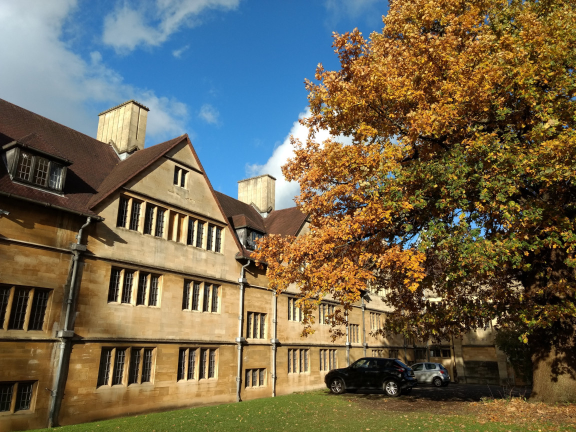
#> input picture outdoors01.jpg, 1152 x 864 px (shown at 1/2 size)
$ python Trab2_Antonio_Entringer.py
#> lines starting #> are read from the running program, lines starting #| are printed output that depends on the picture
# TRABALHO 2 DE VISÃO COMPUTACIONAL
# Nome: Tonim

# Importa as bibliotecas necessárias
# Acrescente qualquer outra que quiser
import numpy as np
import matplotlib.pyplot as plt
import math
import cv2 as cv


########################################################################################################################
# Função para normalizar pontos
# Entrada: points (pontos da imagem a serem normalizados)
# Saída: norm_points (pontos normalizados)
#        T (matriz de normalização)
def normalize_points(points):
    # Calculate centroid
    points = points.reshape(-1, 2)

    centroid = np.mean(points, axis=0) # Change axis to 0

    # Calculate the average distance of the points having the centroid as origin
    avg_distance = np.mean(np.linalg.norm(points - centroid, axis=1))

    # Define the scale to have the average distance as sqrt(2)
    scale = np.sqrt(2) / avg_distance

    # Define the translation to have the centroid as origin
    T = np.eye(3)
    T[0, 0] = scale
    T[1, 1] = scale
    T[0, 2] = -scale * centroid[0]
    T[1, 2] = -scale * centroid[1]

    points_hom = np.concatenate([points, np.ones((points.shape[0], 1))], axis=1)

    norm_pts = T @ points_hom.T

    return T, norm_pts

# Função para montar a matriz A do sistema de equações do DLT
# Entrada: pts1, pts2 (pontos "pts1" da primeira imagem e pontos "pts2" da segunda imagem que atendem a pts2=H.pts1)
# Saída: A (matriz com as duas ou três linhas resultantes da relação pts2 x H.pts1 = 0)
def compute_A(pts1, pts2):

    npoints = pts1.shape[1] #number of columns

    if pts2.shape[1] != npoints:
        raise ValueError("Number of points don't match.")


    # Essential Metrix Estimation
    # A_nx9.Es_9x1 = 0
    # Initialize matrix A

    A = np.zeros((npoints,9))

    # Stack the equation for each pair of matchings
    for i in range (npoints):

        # Create each line of matrix A
        # A[i] = [ptsl[0,i]*ptsr[0,i], ptsl[0,i]*ptsr[1,i], ptsl[0,i]*ptsr[2,i],
        #         ptsl[1,i]*ptsr[0,i], ptsl[1,i]*ptsr[1,i], ptsl[1,i]*ptsr[2,i],
        #         ptsl[2,i]*ptsr[0,i], ptsl[2,i]*ptsr[1,i], ptsl[2,i]*ptsr[2,i] ]
        # You can use Kronecker produt -> np.kron(a,b)

        A[i] = np.kron(pts1[:,i],pts2[:,i])


    return A

# Função do DLT Normalizado
# Entrada: pts1, pts2 (pontos "pts1" da primeira imagem e pontos "pts2" da segunda imagem que atendem a pts2=H.pts1)
# Saída: H (matriz de homografia estimada)
def compute_normalized_dlt(pts1, pts2):

  # Add homogeneous coordinates
  pts1 = np.hstack((pts1,np.ones((pts1.shape[0],1)))).T
  pts2 = np.hstack((pts2,np.ones((pts2.shape[0],1)))).T


  # Compute matrix A
  A = np.zeros((3*pts1.shape[1],9))

  for i in range(pts1.shape[1]):
      # Changed pts1[:, i] to pts1[:3, i] to select only the first 3 elements
      A[3*i, 3:6] = -pts2[2,i]*pts1[:3, i]
      A[3*i, 6:9] = pts2[1,i]*pts1[:3,i]

      A[3*i+1, 0:3] = -pts2[2,i]*pts1[:3,i]
      A[3*i+1, 6:9] = pts2[0,i]*pts1[:3,i]

      A[3*i+2, 0:3] = -pts2[1,i]*pts1[:3,i]
      A[3*i+2, 3:6] = pts2[0,i]*pts1[:3, i]
  # Perform SVD(A) = U.S.Vt to estimate the homography

  U, S, Vt = np.linalg.svd(A)

  H_matrix = Vt[-1,:].reshape(3,3)

  return H_matrix

def my_homography(pts1,pts2):

    # Normalize points
    T1, norm_pts1 = normalize_points(pts1)
    T2, norm_pts2 = normalize_points(pts2)

    # Perform DLT and obtain normalized matrix
    H = compute_normalized_dlt(norm_pts1.T, norm_pts2.T)

    # Denormalize the homography matrix
    H = np.dot(np.dot(np.linalg.inv(T2), H), T1)

    return H

# Função do RANSAC
# Entradas:
# pts1: pontos da primeira imagem
# pts2: pontos da segunda imagem
# dis_threshold: limiar de distância a ser usado no RANSAC
# N: número máximo de iterações (pode ser definido dentro da função e deve ser atualizado
#    dinamicamente de acordo com o número de inliers/outliers)
# Ninl: limiar de inliers desejado (pode ser ignorado ou não - fica como decisão de vocês)
# Saídas:
# H: homografia estimada
# pts1_in, pts2_in: conjunto de inliers dos pontos da primeira e segunda imagens


def RANSAC(pts1, pts2, dis_threshold, N, Ninl):

    max_inliers = 0
    best_H = None
    best_inliers = []
    n_points = pts1.shape[0]

    # Garantir que pts1 e pts2 tenham a forma correta para concatenação
    pts1 = pts1.reshape(-1, 2)  # Garantir que os pontos estejam no formato correto
    pts2 = pts2.reshape(-1, 2)  # Garantir que os pontos estejam no formato correto

    # Transformar os pontos para coordenadas homogêneas (adicionando a coluna de 1s)
    pts1_hom = np.hstack((pts1, np.ones((pts1.shape[0], 1))))  # Coordenadas homogêneas

    # Processo Iterativo
    for _ in range(N):
        # Sorteio aleatório de 4 amostras
        sample_indices = np.random.choice(n_points, 4, replace=False)
        sample_pts1 = pts1[sample_indices]
        sample_pts2 = pts2[sample_indices]

        H = my_homography(sample_pts1, sample_pts2)

        projected_pts = (H @ pts1_hom.T).T # Testar os pontos restantes com a homografia estimada
        projected_pts /= projected_pts[:, 2].reshape(-1, 1)  # Normalizar para coordenadas 2D

        distances = np.linalg.norm(projected_pts[:, :2] - pts2, axis=1)
        inliers = distances < dis_threshold
        num_inliers = np.sum(inliers)

        if num_inliers > max_inliers:  # Atualiza se o número de inliers for maior que o máximo encontrado até agora
            max_inliers = num_inliers
            best_H = H
            best_inliers = inliers

            if Ninl and num_inliers >= Ninl:
                break

    # Estima a homografia final usando todos os inliers
    pts1_in = pts1[best_inliers]
    pts2_in = pts2[best_inliers]
    final_H = my_homography(pts1_in, pts2_in)

    return final_H, pts1_in, pts2_in

def load_images(case_number):
#> called with case_number = 3
    if case_number == 1:
        img1 = cv.imread('270_left.jpg', 0)
        img2 = cv.imread('270_right.jpg', 0)
        N, dis_threshold, Ninl = 300, 90, 500
        print('Par de imagem 1 carregado')
    elif case_number == 2:
        img1 = cv.imread('San_Francisco_2349.jpg', 0)
        img2 = cv.imread('San_Francisco_2348.jpg', 0)
        N, dis_threshold, Ninl = 100, 50, 500
        print('Par de imagem 2 carregado')
    elif case_number == 3:
        img1 = cv.imread('outdoors01.jpg', 0)
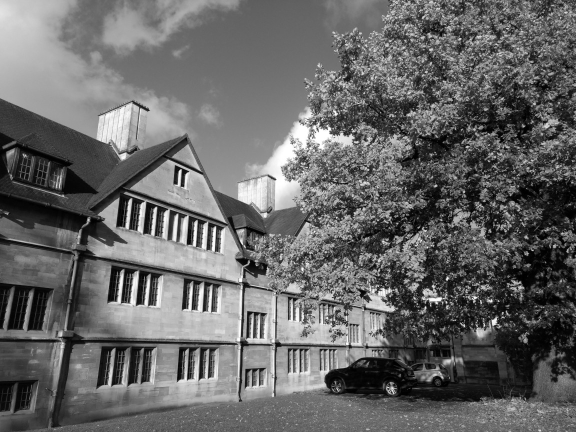
#> img1: shape (864, 1152) (shown at 1/2 size); min 0, max 255, mean 102.8
        img2 = cv.imread('outdoors02.jpg', 0)
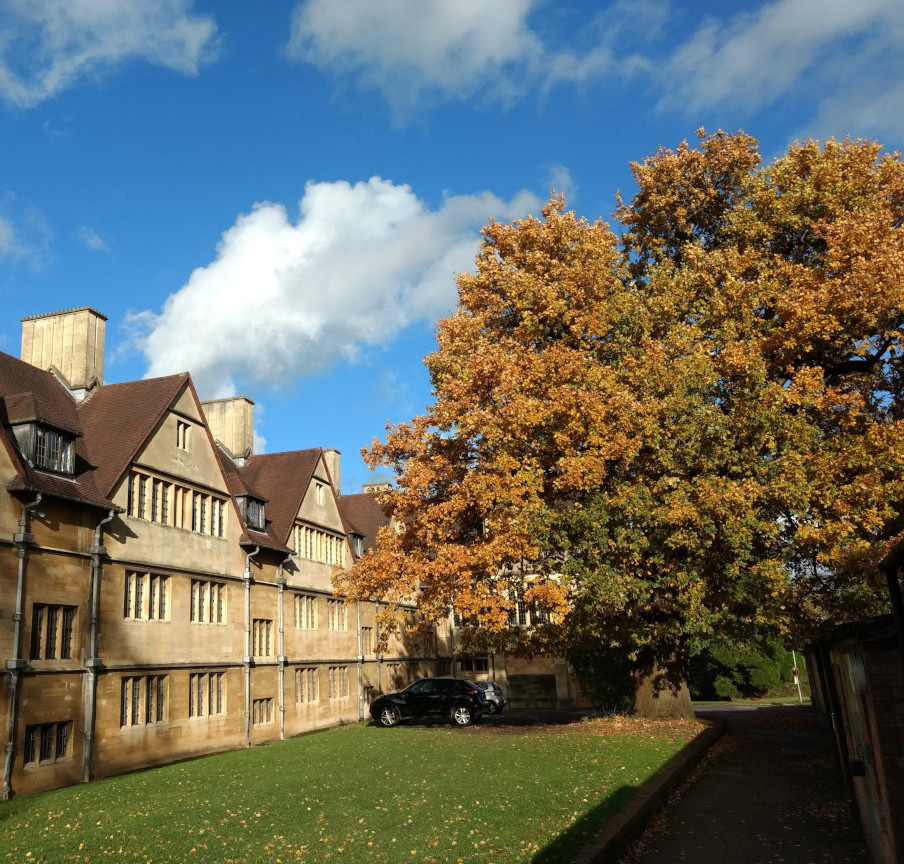
#> input picture outdoors02.jpg, 904 x 864 px
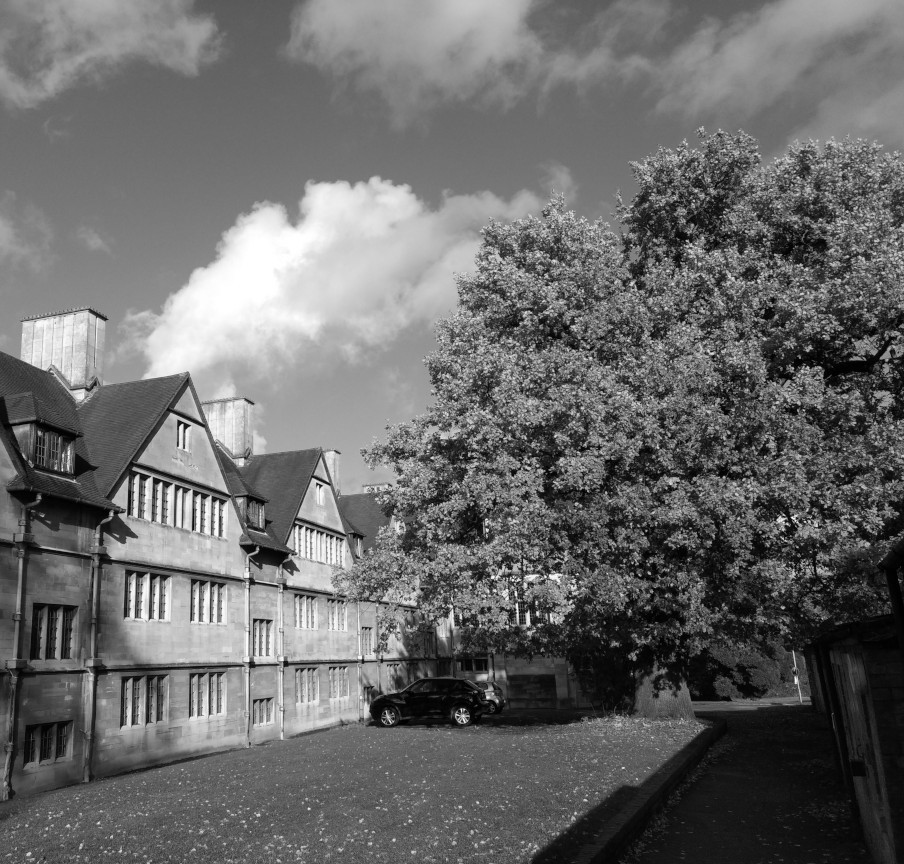
#> img2: shape (864, 904); min 0, max 255, mean 106.1
        N, dis_threshold, Ninl = 1000, 100, 700
        print('Par de imagem 3 carregado')
    elif case_number == 4:
        img1 = cv.imread('comicsStarWars02.jpg', 0)
        img2 = cv.imread('comicsStarWars01.jpg', 0)
        N, dis_threshold, Ninl = 100, 50, 500
        print('Par de imagem 4 carregado')
    elif case_number == 5:
        img1 = cv.imread('colorLeft.png', 0)
        img2 = cv.imread('colorRight.png', 0)
        N, dis_threshold, Ninl = 100, 50, 500
        print('Par de imagem 5 carregado')
    elif case_number == 6:
        img1 = cv.imread('monitor1.jpeg', 0)
        img2 = cv.imread('monitor2.jpeg', 0)
        N, dis_threshold, Ninl = 1000, 50, 700
        print('Par de imagem 6 carregado')
    elif case_number == 7:
        img1 = cv.imread('labvisio1.jpeg', 0)
        img2 = cv.imread('labvisio4.jpeg', 0)
        N, dis_threshold, Ninl = 100, 50, 500
        print('Par de imagem 7 carregado')
    elif case_number == 8:
        img1 = cv.imread('labvisio2.jpeg', 0)
        img2 = cv.imread('labvisio4.jpeg', 0)
        N, dis_threshold, Ninl = 100, 50, 500
        print('Par de imagem 8 carregado')
    elif case_number == 9:
        img1 = cv.imread('labvisio3.jpeg', 0)
        img2 = cv.imread('labvisio4.jpeg', 0)
        N, dis_threshold, Ninl = 100, 50, 500
        print('Par de imagem 9 carregado')
    elif case_number == 10:
        img1 = cv.imread('img_left.jpg', 0)
        img2 = cv.imread('img_right.jpg', 0)
        N, dis_threshold, Ninl = 100, 50, 500
        print('Par de imagem 10 carregado')
    elif case_number == 11:
        img1 = cv.imread('001.jpg', 0)
        img2 = cv.imread('002.jpg', 0)
        N, dis_threshold, Ninl = 100, 50, 500
        print('Par de imagem 11 carregado')
    else:
        raise ValueError("Número inválido! Escolha um número entre 1 e 11.")

    return img1, img2, dis_threshold, N, Ninl

########################################################################################################################
# Exemplo de Teste da função de homografia usando o SIFT

MIN_MATCH_COUNT = 10
#Parte do codigo para visualizar caso a caso, abaixo eu fiz um loop para percorrer todas as imagens
'''case = 3
img1, img2 = load_images(case)

sift = cv.SIFT_create()

kp1, des1 = sift.detectAndCompute(img1, None)
kp2, des2 = sift.detectAndCompute(img2, None)


# FLANN
FLANN_INDEX_KDTREE = 1
index_params = dict(algorithm=FLANN_INDEX_KDTREE, trees=5)
search_params = dict(checks=50)
flann = cv.FlannBasedMatcher(index_params, search_params)
matches = flann.knnMatch(des1, des2, k=2)

good = []
for m, n in matches:
    if m.distance < 0.75 * n.distance:
        good.append(m)

if len(good) > MIN_MATCH_COUNT:
    src_pts = np.float32([ kp1[m.queryIdx].pt for m in good ]).reshape(-1, 1, 2)
    dst_pts = np.float32([ kp2[m.trainIdx].pt for m in good ]).reshape(-1, 1, 2)

    #################################################
    M, inliers_src, inliers_dst = RANSAC(src_pts, dst_pts, dis_threshold=50, N=100, Ninl=500)
    #################################################

    img4 = cv.warpPerspective(img1, M, (img2.shape[1], img2.shape[0]))

else:
    print("Not enough matches are found - {}/{}".format(len(good), MIN_MATCH_COUNT))
    matchesMask = None

draw_params = dict(matchColor = (0,255,0), # draw matches in green color
                   singlePointColor = None,
                   flags = 2)
img3 = cv.drawMatches(img1, kp1, img2, kp2, good, None, **draw_params)

fig, axs = plt.subplots(2, 2, figsize=(30, 15))
fig.add_subplot(2, 2, 1)
plt.imshow(img3, 'gray')
fig.add_subplot(2, 2, 2)
plt.title('Primeira imagem')
plt.imshow(img1, 'gray')
fig.add_subplot(2, 2, 3)
plt.title('Segunda imagem')
plt.imshow(img2, 'gray')
fig.add_subplot(2, 2, 4)
plt.title('Primeira imagem após transformação')
plt.imshow(img4, 'gray')
plt.show()'''

########################################################################################################################
figs = []
for i in [3, 6]:#range(1,11):
    case = i
    img1, img2, dis_threshold, N, Ninl = load_images(case)
#> dis_threshold = 100; N = 1000; Ninl = 700

    sift = cv.SIFT_create()

    kp1, des1 = sift.detectAndCompute(img1, None)
#> kp1 = 11570 keypoints; strongest (x, y, size): (997, 602, 1.9), (893, 604, 2.6), (1006, 625, 2.3), (894, 557, 4.1)
    kp2, des2 = sift.detectAndCompute(img2, None)
#> kp2 = 6687 keypoints; strongest (x, y, size): (186, 426, 3.5), (320, 486, 2.1), (487, 530, 2.1), (181, 426, 2.8)

    # FLANN
    FLANN_INDEX_KDTREE = 1
    index_params = dict(algorithm=FLANN_INDEX_KDTREE, trees=5)
    search_params = dict(checks=50)
    flann = cv.FlannBasedMatcher(index_params, search_params)
    matches = flann.knnMatch(des1, des2, k=2)
#> matches = 11570 matches

    good = []
    for m, n in matches:
        if m.distance < 0.75 * n.distance:
            good.append(m)
#> after the loop, good = 283 matches

    if len(good) > MIN_MATCH_COUNT:
        src_pts = np.float32([ kp1[m.queryIdx].pt for m in good ]).reshape(-1, 1, 2)
#> src_pts = 283 rows, first 8: [23.35, 820.9], [23.95, 490.7], [31, 772.9], [31.06, 655.5], [31.12, 819.6], [32.19, 818], [34, 477.9], [34.98, 392.6]
        dst_pts = np.float32([ kp2[m.trainIdx].pt for m in good ]).reshape(-1, 1, 2)
#> dst_pts = 283 rows, first 8: [52.6, 757.3], [44.31, 554.1], [54.7, 727.5], [707.9, 606.4], [39.98, 760.5], [39.98, 760.5], [16.56, 578.9], [64.65, 495.9]

        #################################################
        M, inliers_src, inliers_dst = RANSAC(src_pts, dst_pts, dis_threshold=dis_threshold, N=N, Ninl=Ninl)
#> in RANSAC, `pts1 = pts1.reshape(-1, 2)`: pts1 = 283 pairs, first value 23.35 to 1142.2, second value 28.18 to 830.8
#> in RANSAC, `pts2 = pts2.reshape(-1, 2)`: pts2 = 283 pairs, first value 5.48 to 892.1, second value 80.72 to 822.1
#> in RANSAC, `pts1_hom = np.hstack((pts1, np.ones((pts1.shape[0], 1))))`: pts1_hom = 283 rows, first 8: [23.35, 820.9, 1], [23.95, 490.7, 1], [31, 772.9, 1], [31.06, 655.5, 1], [31.12, 819.6, 1], [32.19, 818, 1], [34, 477.9, 1], [34.98, 392.6, 1]
#> the loop in RANSAC, `for _ in range(N):` made 1000 passes
#> (T1 in my_homography, T2 in my_homography, num_inliers, max_inliers) on pass 22: ([[0.00801, 0, -6.08], [0, 0.00801, -5.33], [0, 0, 1]], [[0.0105, 0, -4.1], [0, 0.0105, -6.68], [0, 0, 1]], 98, 98)
#> (T1 in my_homography, T2 in my_homography, num_inliers, max_inliers) on passes 1, 4, 7, 11: ([[0.00822, 0, -3.82], [0, 0.00822, -4.3], [0, 0, 1]], [[0.0193, 0, -3.92], [0, 0.0193, -10.99], [0, 0, 1]], 64, 64), ([[0.00529, 0, -2.14], [0, 0.00529, -3.09], [0, 0, 1]], [[0.0148, 0, -2.03], [0, 0.0148, -8.63], [0, 0, 1]], 86, 86), ([[0.00537, 0, -3.58], [0, 0.00537, -2.85], [0, 0, 1]], [[0.00475, 0, -2.57], [0, 0.00475, -2.82], [0, 0, 1]], 89, 89), ([[0.00366, 0, -2.7], [0, 0.00366, -2.11], [0, 0, 1]], [[0.00527, 0, -1.54], [0, 0.00527, -3.32], [0, 0, 1]], 96, 96)
        #################################################

        img4 = cv.warpPerspective(img1, M, (img2.shape[1], img2.shape[0]))
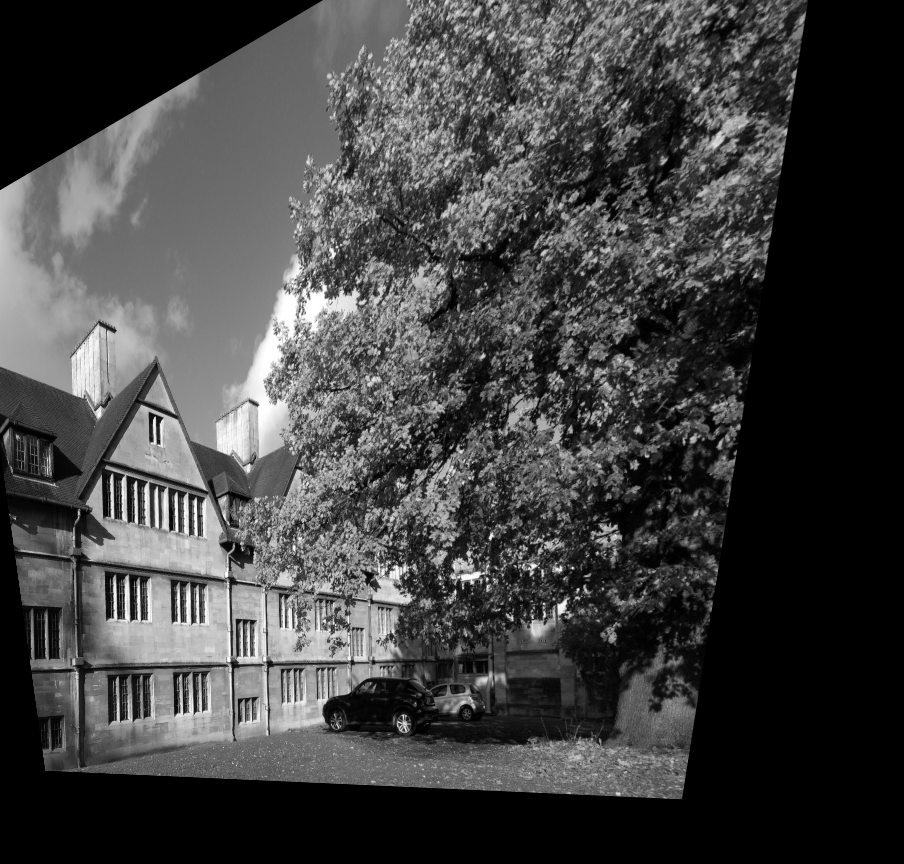
#> img4: shape (864, 904); min 0, max 255, mean 66

    else:
        print("Not enough matches are found - {}/{}".format(len(good), MIN_MATCH_COUNT))
        matchesMask = None

    draw_params = dict(matchColor = (0,255,0), # draw matches in green color
                    singlePointColor = None,
                    flags = 2)
    img3 = cv.drawMatches(img1, kp1, img2, kp2, good, None, **draw_params)
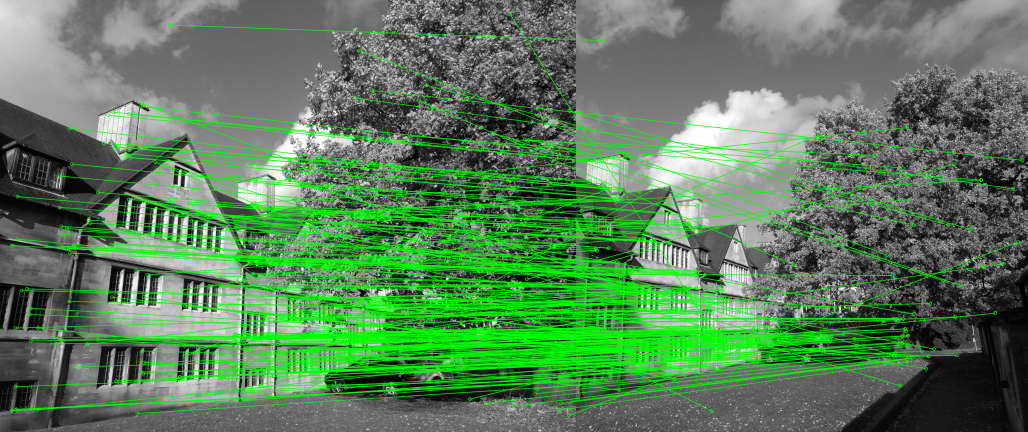
#> img3: shape (864, 2056, 3) (shown at 1/2 size); mean of channels 0, 1, 2 90.1, 127.2, 90.1; drawn as B, G, R

    fig = plt.figure(i, figsize=(5, 3))  # Criar janela separada
    figs.append(fig)
    fig, axs = plt.subplots(2, 2, figsize=(10, 5))
    fig.add_subplot(2, 2, 1)
    plt.title('Correlação utilizando SIFT')
    plt.imshow(img3, 'gray')
    fig.add_subplot(2, 2, 2)
    plt.title('Primeira imagem')
    plt.imshow(img1, 'gray')
    fig.add_subplot(2, 2, 3)
    plt.title('Segunda imagem')
    plt.imshow(img2, 'gray')
    fig.add_subplot(2, 2, 4)
    plt.title('Primeira imagem após transformação')
    plt.imshow(img4, 'gray')
    plt.pause(0.1)
#> (the run stopped early here; a loop or call above may not have finished)
